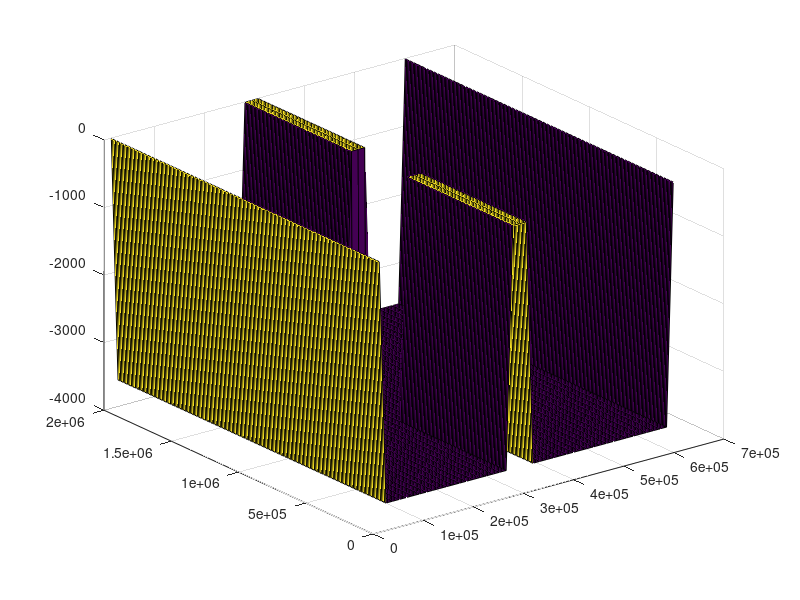

Write the MATLAB code that produced this figure.
% This is a matlab script that generates the input data
% variable x resolution
prec='real*8';
ieee='b';

% Dimensions of grid
%nx=50;
nx=200;
ny=45;
nz=25;
% Nominal depth of model (meters)
H=3600.0;
% Size of domain
Ly=600.0e3;
%Lx=500.0e3;
Lx=2000.0e3;

% Horizontal resolution (m)

dx=zeros(nx,1);
for i=1:nx
dx(i) = Lx/(nx);
end

dy=zeros(ny,1);
%for i=1:ny
%dy(i) = Ly/(ny);
%end

% y-resolution ramps from 10km to 40km in southern basin:
y = [0:600];
y0 = 420; yw = 40; r1 = 10; r2 = 40;
dy = (r1+r2)/2 - (r1-r2)/2*tanh((y-y0)/yw);

yg = 0; ii = 1; dely = dy(1);
while yg(ii)<=max(y)-dely,
  dely = interp1(y,dy,yg(ii));
  yg(ii+1) = yg(ii) + dely;
  ii = ii+1;
end
yg(ii) = max(y);

%plot(yg,mean(dy),'b+'); hold on;
%plot(0.5*(yg(1:end-1)+yg(2:end)),diff(yg),'rx-');
%plot(y,dy,'c.-'); grid on
%pause
dy = fliplr(diff(yg)*1e3);

for i=1:ny
dy(i) = Ly/(ny);
end

dz=zeros(nz,1);
for i=1:nz
dz(i)=H/nz;
end
%sprintf('delZ = %d * %7.6g,',nz,dz)

z=zeros(nz,1);
z(1) = -dz(1)/2.0;
for i=2:nz
z(i)=z(i-1) - dz(i);
end

% Stratification
gravity=9.81;
talpha=2.0e-4;
rho0=1030.0;
rhotop=1030.0;
%rhobot=1030.0;
rhobot=1032.0;

%gravity=10;
%talpha=1.0e-4;
%rho0=1000.0;
%rhotop=1000.0;
%rhobot=1000.0;
N2=((rhobot-rhotop)/H)/rho0*gravity
Tz=N2/(gravity*talpha) ;

% Temperature profile. tRef is a single reference temperature, Tbg is
% a background profile, t is a three-dimensional initial stratification.
tRef = 0;
%Tref=Tz*(z+H) + (rhobot-rho0)/(rho0*talpha) + 1.0;
%Tref=Tz*(z+H) + (rhobot-rho0)/(rho0*talpha)
Tbg =Tz*(z+H) - (rhobot-rho0)/(rho0*talpha) + tRef;
[sprintf('Tref =') sprintf(' %8.6g,',Tbg)]
%t=0.00001*rand([nx,ny,nz]);
t=0*rand([nx,ny,nz]);
for k=1:nz
t(:,:,k) = t(:,:,k) + Tbg(k);
end

fid=fopen('T.init','w',ieee); fwrite(fid,t,prec); fclose(fid);

% this could be done more elegantly...
x=zeros(nx,1);
x(1) = 0.5*dx(1); % center of grid cell
for i=2:nx
x(i)=x(i-1) + 0.5*dx(i-1) + 0.5*dx(i);
end

y=zeros(ny,1);
y(1) = dy(1); % north edge of grid cell
for i=2:ny
y(i) = y(i-1) + 0.5*dy(i-1) + 0.5*dy(i);
end

% Linear slope and embayment
slope = 0.01;
%slope = 0.005;
lembay=50.0e3; % length of embayment
eastwall = 1; % make a wall on the eastern boundary
westwall = 0; % make a wall on the western boundary

% These three parameters should match with Width, Dmax and Xcenter
% (respectively) in data.obcs or else funny stuff will happen...
wembay=100.0e3; % width of embayment
dembay=600.0; % depth of embayment 
embay_ctr=1700.0e3; % x-coordinate of embayment center

%xembay=Lx-150.0e3-wembay; %x location of start of embayment
xembay=embay_ctr-wembay/2;
d=0.0*rand([nx,ny]);

d(:,:)=-H;

d(:,end) = 0.0; % west wall
d(:,1) = 0.0; % west wall

d(:,21:23)=0;
d(80:120,21:23)=-H;

%d(:,)=0

fid=fopen('topog.slope','w',ieee); fwrite(fid,d,prec); fclose(fid);
hold off;
%plot(x,d(:,2),'.-'); grid on
[X,Y]=meshgrid(y,x);
surf(X,Y,d)%plot(y,d(2,:),'.-'); grid on

fid=fopen('delXvar','w',ieee); fwrite(fid,dx,prec); fclose(fid);
fid=fopen('delYvar','w',ieee); fwrite(fid,dy,prec); fclose(fid);
